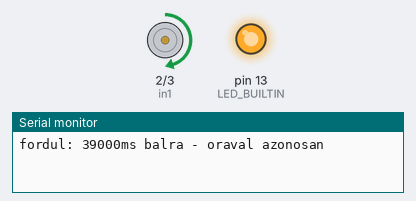
The sketch below on a simulated Arduino Uno, built with avr-gcc and run on an emulated ATmega328P. Parts: motor-driver pin pairs drawn as motors (green arrow = first pin HIGH = forward, orange = second pin HIGH = backward, longer = more drive, scaled by the enable pin), output pins drawn as LEDs (lit = HIGH), the last lines printed to the serial monitor.

Above: at 0.1 s.
At 42.1 s:
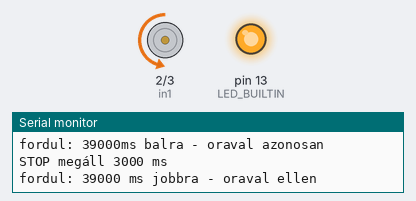
At 81.1 s:
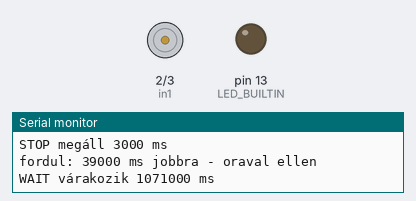
Timing chart, 0 to 82.6 s (numbered marks = the images above):
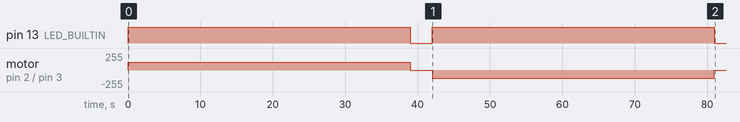

The sketch:

sketch_nov30a.ino
```cpp
const int enA = 9;
const int in1 = 2;
const int in2 = 3;

const int speed_left = 120;
const int speed_right = 120;

const unsigned long int runtime = 3000;   // fordulat / ezredmásodperc
unsigned long int runtime_run = 0;

const unsigned long int stoptime = 3000;  // megállás idő ezredmásodpercben

const unsigned long int move_time = 8;    // mozgásidő órában
const unsigned long int cycle_day = 25;   // ciklus / nap
const unsigned long int turn_cycle = 13;  // fordulat / ciklus

const unsigned long int pause_cycle = (( move_time * 60 * 60 - ( cycle_day * (2 * turn_cycle * (runtime / 1000) + (stoptime / 1000))  ) ) / cycle_day ) * 1000; // pihenőidő ciklusok között ezredmásodpercben


void setup() {
  Serial.begin(57600);

  pinMode(LED_BUILTIN, OUTPUT);

  pinMode(enA, OUTPUT);
  pinMode(in1, OUTPUT);
  pinMode(in2, OUTPUT);
}


void turn_left( ){
  long i = runtime * (long)turn_cycle;
  Serial.print("fordul: ");
  Serial.print( i );
  Serial.print( "ms" );
  Serial.println(" balra - oraval azonosan");
  digitalWrite(LED_BUILTIN, HIGH);

  digitalWrite(in1, HIGH);
  digitalWrite(in2, LOW);
  analogWrite(enA, speed_left);

  delay( i );
}


void turn_right( ){
  long i = runtime * (long)turn_cycle;
  Serial.print("fordul: ");
  Serial.print( i );
  Serial.print( " ms" );
  Serial.println(" jobbra - oraval ellen");
  digitalWrite(LED_BUILTIN, HIGH);

  digitalWrite(in1, LOW);
  digitalWrite(in2, HIGH);
  analogWrite(enA, speed_right);
  delay( i );
}


void stoped(int stoptime){
  Serial.print("STOP megáll ");
  Serial.print( stoptime );
  Serial.println( " ms" );
  digitalWrite(LED_BUILTIN, LOW);

  digitalWrite(in1, LOW);
  digitalWrite(in2, LOW);
  delay(stoptime);
}


void waiting(){
  Serial.print("WAIT várakozik ");
  Serial.print( pause_cycle );
  Serial.println( " ms" );
  digitalWrite(LED_BUILTIN, LOW);

  digitalWrite(in1, LOW);
  digitalWrite(in2, LOW);
  delay( pause_cycle );
}

void test_left(int fordul){
  long i = runtime * fordul;
  Serial.print("fordul: ");
  Serial.print( i );
  Serial.print( "ms" );
  Serial.println(" balra - oraval azonosan");
  digitalWrite(LED_BUILTIN, HIGH);

  digitalWrite(in1, HIGH);
  digitalWrite(in2, LOW);
  analogWrite(enA, speed_left);

  delay( i );

}

void test_right(int fordul){
  long i = runtime * fordul;
  Serial.print("fordul: ");
  Serial.print( i );
  Serial.print( "ms" );
  Serial.println(" jobbra - oraval ellentetes");
  digitalWrite(LED_BUILTIN, HIGH);

  digitalWrite(in1, LOW);
  digitalWrite(in2, HIGH);
  analogWrite(enA, speed_left);

  delay( i );

}
void loop() {

  //test_left(13);
  //test_right(13);
  //stoped( 60 * 1000 );


  for( int j = 0; j < 24 / move_time -1; j ++ ){

    if ( j == 0){
      for( int i = 0; i < cycle_day -1; i ++ ){
        turn_left();
        stoped( stoptime );

        turn_right();

        waiting();
      }
    }else{
      delay(24 / move_time * 60 * 60 * 1000);
    }
  }


}  
```

Measured:
- by itself, pin 13 (LED_BUILTIN): alternates HIGH for 39.0 s and LOW for 3.0 s
- by itself, motor on pin 2 (in1) / pin 3 (in2): stopped → forward 120/255 at 0.00 s, → stopped 39.0 s later, → backward 120/255 3.0 s later, → stopped 39.0 s later
